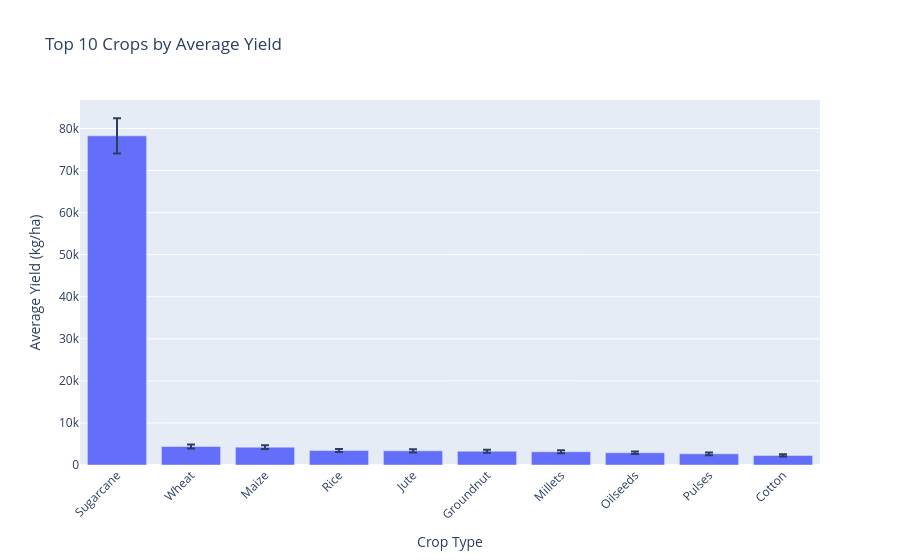

Here is the notebook cell this chart was saved with:
### Code cell
# =========================================================
# Crop-wise Yield Analysis
# =========================================================

# Group statistics
crop_yield = (
    df.groupby('crop')['yield_kg_ha']
    .agg(['mean', 'median', 'std'])
    .sort_values('mean', ascending=False)
)

# =========================================================
# Top 10 Crops by Yield
# =========================================================

fig = px.bar(
    crop_yield.head(10),
    x=crop_yield.head(10).index,
    y='mean',
    error_y='std',
    title='Top 10 Crops by Average Yield',
    labels={
        'x': 'Crop Type',
        'mean': 'Average Yield (kg/ha)'
    }
)

fig.update_layout(
    xaxis_tickangle=-45
)

fig.show()

# Save interactive chart
fig.write_html(
    'visualizations/crop_yield_comparison.png'
)

# =========================================================
# Detailed Crop Distribution Analysis
# =========================================================

top_crops = df['crop'].value_counts().head(8).index

fig, axes = plt.subplots(4, 2, figsize=(16, 18))

axes = axes.flatten()

for i, crop in enumerate(top_crops):

    crop_data = (
        df[df['crop'] == crop]['yield_kg_ha']
        .dropna()
    )

    axes[i].hist(
        crop_data,
        bins=30,
        edgecolor='black',
        alpha=0.7
    )

    axes[i].set_title(f'{crop} Yield Distribution')

    axes[i].set_xlabel('Yield (kg/ha)')

    axes[i].set_ylabel('Frequency')

# Remove unused plots if any
for j in range(i + 1, len(axes)):
    fig.delaxes(axes[j])

plt.tight_layout()

plt.savefig(
    'visualizations/crop_wise_distributions.png',
    dpi=300,
    bbox_inches='tight'
)

plt.show()

# =========================================================
# Print Top Crop Statistics
# =========================================================

print("\nTop 10 Crops by Average Yield:")

print(crop_yield.head(10))

### Figure 1 — Plotly figure (JSON) as saved in the notebook; plotly's stock layout.template omitted (floating-point values rounded to 4 significant figures)
{"data": [{"error_y": {"array": [4181.0, 491.4, 427.7, 357.3, 376.7, 377.6, 359.1, 315.1, 312.9, 261.1]}, "hovertemplate": "Crop Type=%{x}<br>Average Yield (kg/ha)=%{y}<extra></extra>", "legendgroup": "", "marker": {"color": "#636efa", "pattern": {"shape": ""}}, "name": "", "orientation": "v", "showlegend": false, "textposition": "auto", "type": "bar", "x": ["Sugarcane", "Wheat", "Maize", "Rice", "Jute", "Groundnut", "Millets", "Oilseeds", "Pulses", "Cotton"], "xaxis": "x", "y": [78250.0, 4407.0, 4240.0, 3427.0, 3369.0, 3271.0, 3153.0, 2906.0, 2658.0, 2280.0], "yaxis": "y"}], "layout": {"barmode": "relative", "legend": {"tracegroupgap": 0}, "title": {"text": "Top 10 Crops by Average Yield"}, "xaxis": {"anchor": "y", "domain": [0, 1], "tickangle": -45, "title": {"text": "Crop Type"}}, "yaxis": {"anchor": "x", "domain": [0, 1], "title": {"text": "Average Yield (kg/ha)"}}}}
